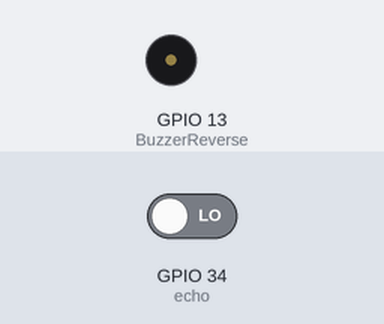
A program run on a simulated ESP32. Parts: buzzer (waves = sounding). Inputs (shaded band) come from the test bench; at power-on: GPIO 34 (echo) LOW.

Above: at 0.0 s.
At 1.1 s:
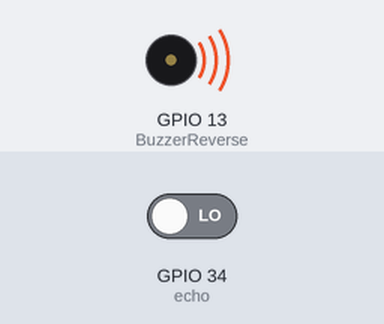
Timing chart, 0 to 2.6 s (numbered marks = the images above):
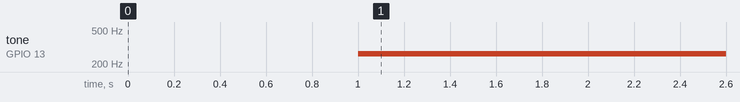

Measured:
- by itself, tone on GPIO 13 (BuzzerReverse): silent → 262 Hz at 1.0 s

The program:

main.cpp
```cpp
/*
#include <I_D.h>
//pines banneados temporalmente STRAPPING: 14, 15, 10, 13, 16

void setup()
{
  engine.initializeMotors();
  engine.enableBrake();
  volante.initWheel();
  claxon.configureClaxon();
  Serial.begin(9600);
}

void loop()
{
  engine.throttleMotor();
  engine.brake();
  volante.steerWheel();
  claxon.activateClaxon();
  //Serial.println(analogRead(39));
}

*/
#include <Arduino.h>
#include <ESP32Tone.h>
#define BuzzerReverse 13
#define echo 34
#define trig 1
#define delayPulseTrig 0.010
unsigned long tiempoAnteriorTrig = 0;
unsigned long previousTimeUltSen = 0;
bool ultrasonicState = LOW;

void setup()
{
  pinMode(BuzzerReverse, OUTPUT);
  pinMode(echo, INPUT);
  pinMode(trig, OUTPUT);
  //Serial.begin(9600);
}

void loop()
{
  unsigned long tiempoActualTrig = millis();
  if (tiempoActualTrig - tiempoAnteriorTrig >= delayPulseTrig)
  {
    tiempoAnteriorTrig = tiempoActualTrig;
    if (ultrasonicState == LOW)
    {
      ultrasonicState = HIGH;
    }
    else
    {
      ultrasonicState = LOW;
    }
    digitalWrite(trig, ultrasonicState); //envía un pulso de 10us a trigger
  }

  unsigned long DURACION = pulseIn(echo, HIGH); // con funcion pulseIn se espera un pulso
  uint16_t DISTANCIA = DURACION * 0.034 / 2;    // distancia en cm

  if (DISTANCIA <= 40 && DISTANCIA >= 0)
  {
    uint8_t datoDelay = map(DISTANCIA, 40, 0, 10, 0); //corregir
    unsigned long tiempoActualSensor = millis();
    tone(BuzzerReverse, 262);
  }
  else
  {
    noTone(BuzzerReverse);
  }
}
```
